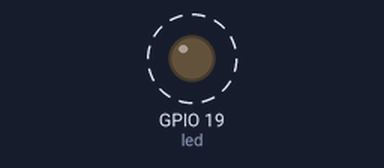
Recording of a program running on a simulated ESP32 board running MicroPython. On the bench: output pins drawn as LEDs (lit = HIGH). Dashed ring = blinking.

Above: at 0.2 s.
Timing chart, 0 to 3.0 s (numbered marks = the images above):
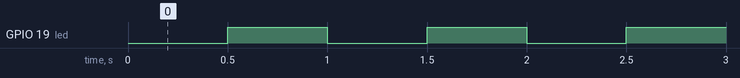

Measured:
- by itself, GPIO 19 (led): alternates HIGH for 0.50 s and LOW for 0.50 s

The program:

simple_timer.py
```python
import machine
from machine import Pin

led = Pin(19, Pin.OUT)

tim0 = machine.Timer(0)

def handle_callback(timer):
    led.value(not led.value())

tim0.init(period=500, mode=machine.Timer.PERIODIC, callback = handle_callback)
```
